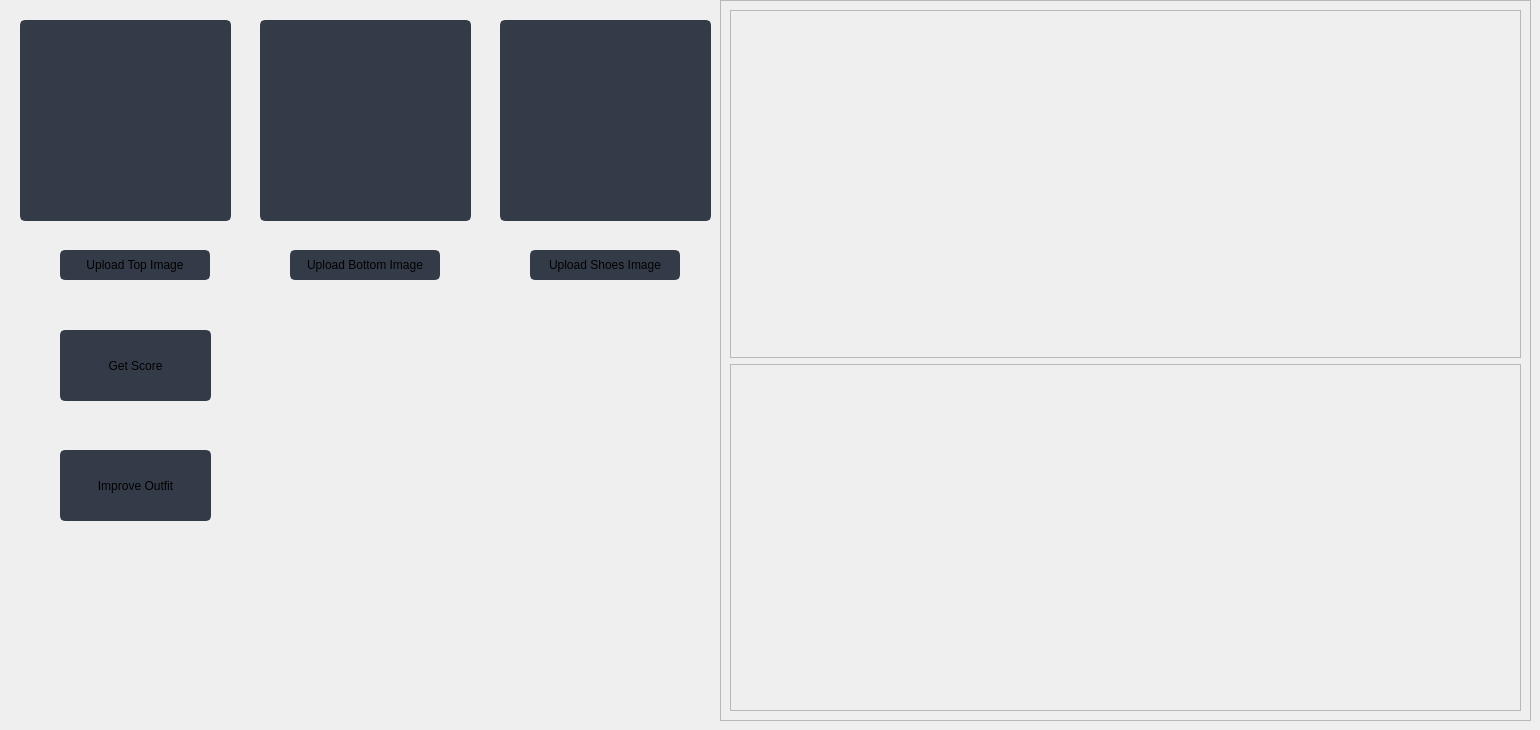
                  <widget class="QWidget" name="page_recommender_get_outfit">
                   <widget class="QPushButton" name="top_recommender_get_outfit_btn">
                    <property name="geometry">
                     <rect>
                      <x>20</x>
                      <y>20</y>
                      <width>211</width>
                      <height>201</height>
                     </rect>
                    </property>
                    <property name="minimumSize">
                     <size>
                      <width>150</width>
                      <height>150</height>
                     </size>
                    </property>
                    <property name="font">
                     <font>
                      <family>Segoe UI</family>
                      <pointsize>9</pointsize>
                     </font>
                    </property>
                    <property name="styleSheet">
                     <string notr="true">QPushButton {
	border: 2px solid rgb(52, 59, 72);
	border-radius: 5px;	
	background-color: rgb(52, 59, 72);
}
QPushButton:hover {
	background-color: rgb(57, 65, 80);
	border: 2px solid rgb(61, 70, 86);
}
QPushButton:pressed {	
	background-color: rgb(35, 40, 49);
	border: 2px solid rgb(43, 50, 61);
}</string>
                    </property>
                    <property name="text">
                     <string/>
                    </property>
                    <property name="iconSize">
                     <size>
                      <width>150</width>
                      <height>150</height>
                     </size>
                    </property>
                   </widget>
                   <widget class="QPushButton" name="bottom_recommender_get_outfit_btn">
                    <property name="geometry">
                     <rect>
                      <x>260</x>
                      <y>20</y>
                      <width>211</width>
                      <height>201</height>
                     </rect>
                    </property>
                    <property name="minimumSize">
                     <size>
                      <width>150</width>
                      <height>150</height>
                     </size>
                    </property>
                    <property name="font">
                     <font>
                      <family>Segoe UI</family>
                      <pointsize>9</pointsize>
                     </font>
                    </property>
                    <property name="styleSheet">
                     <string notr="true">QPushButton {
	border: 2px solid rgb(52, 59, 72);
	border-radius: 5px;	
	background-color: rgb(52, 59, 72);
}
QPushButton:hover {
	background-color: rgb(57, 65, 80);
	border: 2px solid rgb(61, 70, 86);
}
QPushButton:pressed {	
	background-color: rgb(35, 40, 49);
	border: 2px solid rgb(43, 50, 61);
}</string>
                    </property>
                    <property name="text">
                     <string/>
                    </property>
                    <property name="iconSize">
                     <size>
                      <width>150</width>
                      <height>150</height>
                     </size>
                    </property>
                   </widget>
                   <widget class="QPushButton" name="shoes_recommender_get_outfit_btn">
                    <property name="geometry">
                     <rect>
                      <x>500</x>
                      <y>20</y>
                      <width>211</width>
                      <height>201</height>
                     </rect>
                    </property>
                    <property name="minimumSize">
                     <size>
                      <width>150</width>
                      <height>150</height>
                     </size>
                    </property>
                    <property name="font">
                     <font>
                      <family>Segoe UI</family>
                      <pointsize>9</pointsize>
                     </font>
                    </property>
                    <property name="styleSheet">
                     <string notr="true">QPushButton {
	border: 2px solid rgb(52, 59, 72);
	border-radius: 5px;	
	background-color: rgb(52, 59, 72);
}
QPushButton:hover {
	background-color: rgb(57, 65, 80);
	border: 2px solid rgb(61, 70, 86);
}
QPushButton:pressed {	
	background-color: rgb(35, 40, 49);
	border: 2px solid rgb(43, 50, 61);
}</string>
                    </property>
                    <property name="text">
                     <string/>
                    </property>
                    <property name="iconSize">
                     <size>
                      <width>150</width>
                      <height>150</height>
                     </size>
                    </property>
                   </widget>
                   <widget class="QFrame" name="frame_7">
                    <property name="geometry">
                     <rect>
                      <x>720</x>
                      <y>0</y>
                      <width>811</width>
                      <height>721</height>
                     </rect>
                    </property>
                    <property name="frameShape">
                     <enum>QFrame::StyledPanel</enum>
                    </property>
                    <property name="frameShadow">
                     <enum>QFrame::Raised</enum>
                    </property>
                    <layout class="QVBoxLayout" name="verticalLayout_20">
                     <item>
                      <widget class="QFrame" name="frame_21">
                       <property name="frameShape">
                        <enum>QFrame::StyledPanel</enum>
                       </property>
                       <property name="frameShadow">
                        <enum>QFrame::Raised</enum>
                       </property>
                       <layout class="QHBoxLayout" name="horizontalLayout_21">
                        <item>
                         <widget class="QLabel" name="top_recommender_outfit_lbl">
                          <property name="text">
                           <string/>
                          </property>
                         </widget>
                        </item>
                        <item>
                         <widget class="QLabel" name="bottom_recommender_outfit_lbl">
                          <property name="text">
                           <string/>
                          </property>
                         </widget>
                        </item>
                        <item>
                         <widget class="QLabel" name="shoes_recommender_outfit_lbl">
                          <property name="text">
                           <string/>
                          </property>
                         </widget>
                        </item>
                       </layout>
                      </widget>
                     </item>
                     <item>
                      <widget class="QFrame" name="frame_22">
                       <property name="frameShape">
                        <enum>QFrame::StyledPanel</enum>
                       </property>
                       <property name="frameShadow">
                        <enum>QFrame::Raised</enum>
                       </property>
                       <widget class="QFrame" name="frame_23">
                        <property name="geometry">
                         <rect>
                          <x>0</x>
                          <y>0</y>
                          <width>791</width>
                          <height>348</height>
                         </rect>
                        </property>
                        <property name="frameShape">
                         <enum>QFrame::StyledPanel</enum>
                        </property>
                        <property name="frameShadow">
                         <enum>QFrame::Raised</enum>
                        </property>
                        <layout class="QHBoxLayout" name="horizontalLayout_22">
                         <item>
                          <widget class="QLabel" name="top_recommender_improved_outfit_lbl">
                           <property name="text">
                            <string/>
                           </property>
                          </widget>
                         </item>
                         <item>
                          <widget class="QLabel" name="bottom_recommender_improved_outfit_lbl">
                           <property name="text">
                            <string/>
                           </property>
                          </widget>
                         </item>
                         <item>
                          <widget class="QLabel" name="shoes_recommender_improved_outfit_lbl">
                           <property name="text">
                            <string/>
                           </property>
                          </widget>
                         </item>
                        </layout>
                       </widget>
                      </widget>
                     </item>
                    </layout>
                   </widget>
                   <widget class="QPushButton" name="top_recommender_manual_get_outfit_btn">
                    <property name="geometry">
                     <rect>
                      <x>60</x>
                      <y>250</y>
                      <width>150</width>
                      <height>30</height>
                     </rect>
                    </property>
                    <property name="minimumSize">
                     <size>
                      <width>150</width>
                      <height>30</height>
                     </size>
                    </property>
                    <property name="font">
                     <font>
                      <family>Segoe UI</family>
                      <pointsize>9</pointsize>
                     </font>
                    </property>
                    <property name="styleSheet">
                     <string notr="true">QPushButton {
	border: 2px solid rgb(52, 59, 72);
	border-radius: 5px;	
	background-color: rgb(52, 59, 72);
}
QPushButton:hover {
	background-color: rgb(57, 65, 80);
	border: 2px solid rgb(61, 70, 86);
}
QPushButton:pressed {	
	background-color: rgb(35, 40, 49);
	border: 2px solid rgb(43, 50, 61);
}</string>
                    </property>
                    <property name="text">
                     <string>Upload Top Image</string>
                    </property>
                    <property name="icon">
                     <iconset resource="files.qrc">
                      <normaloff>:/16x16/icons/16x16/cil-folder-open.png</normaloff>:/16x16/icons/16x16/cil-folder-open.png</iconset>
                    </property>
                   </widget>
                   <widget class="QPushButton" name="bottom_recommender_manual_get_outfit_btn">
                    <property name="geometry">
                     <rect>
                      <x>290</x>
                      <y>250</y>
                      <width>150</width>
                      <height>30</height>
                     </rect>
                    </property>
                    <property name="minimumSize">
                     <size>
                      <width>150</width>
                      <height>30</height>
                     </size>
                    </property>
                    <property name="font">
                     <font>
                      <family>Segoe UI</family>
                      <pointsize>9</pointsize>
                     </font>
                    </property>
                    <property name="styleSheet">
                     <string notr="true">QPushButton {
	border: 2px solid rgb(52, 59, 72);
	border-radius: 5px;	
	background-color: rgb(52, 59, 72);
}
QPushButton:hover {
	background-color: rgb(57, 65, 80);
	border: 2px solid rgb(61, 70, 86);
}
QPushButton:pressed {	
	background-color: rgb(35, 40, 49);
	border: 2px solid rgb(43, 50, 61);
}</string>
                    </property>
                    <property name="text">
                     <string>Upload Bottom Image</string>
                    </property>
                    <property name="icon">
                     <iconset resource="files.qrc">
                      <normaloff>:/16x16/icons/16x16/cil-folder-open.png</normaloff>:/16x16/icons/16x16/cil-folder-open.png</iconset>
                    </property>
                   </widget>
                   <widget class="QPushButton" name="shoes_recommender_manual_get_outfit_btn">
                    <property name="geometry">
                     <rect>
                      <x>530</x>
                      <y>250</y>
                      <width>150</width>
                      <height>30</height>
                     </rect>
                    </property>
                    <property name="minimumSize">
                     <size>
                      <width>150</width>
                      <height>30</height>
                     </size>
                    </property>
                    <property name="font">
                     <font>
                      <family>Segoe UI</family>
                      <pointsize>9</pointsize>
                     </font>
                    </property>
                    <property name="styleSheet">
                     <string notr="true">QPushButton {
	border: 2px solid rgb(52, 59, 72);
	border-radius: 5px;	
	background-color: rgb(52, 59, 72);
}
QPushButton:hover {
	background-color: rgb(57, 65, 80);
	border: 2px solid rgb(61, 70, 86);
}
QPushButton:pressed {	
	background-color: rgb(35, 40, 49);
	border: 2px solid rgb(43, 50, 61);
}</string>
                    </property>
                    <property name="text">
                     <string>Upload Shoes Image</string>
                    </property>
                    <property name="icon">
                     <iconset resource="files.qrc">
                      <normaloff>:/16x16/icons/16x16/cil-folder-open.png</normaloff>:/16x16/icons/16x16/cil-folder-open.png</iconset>
                    </property>
                   </widget>
                   <widget class="QPushButton" name="get_score_btn">
                    <property name="geometry">
                     <rect>
                      <x>60</x>
                      <y>330</y>
                      <width>151</width>
                      <height>71</height>
                     </rect>
                    </property>
                    <property name="minimumSize">
                     <size>
                      <width>150</width>
                      <height>30</height>
                     </size>
                    </property>
                    <property name="font">
                     <font>
                      <family>Segoe UI</family>
                      <pointsize>9</pointsize>
                     </font>
                    </property>
                    <property name="styleSheet">
                     <string notr="true">QPushButton {
	border: 2px solid rgb(52, 59, 72);
	border-radius: 5px;	
	background-color: rgb(52, 59, 72);
}
QPushButton:hover {
	background-color: rgb(57, 65, 80);
	border: 2px solid rgb(61, 70, 86);
}
QPushButton:pressed {	
	background-color: rgb(35, 40, 49);
	border: 2px solid rgb(43, 50, 61);
}</string>
                    </property>
                    <property name="text">
                     <string>Get Score</string>
                    </property>
                    <property name="icon">
                     <iconset resource="files.qrc">
                      <normaloff>:/16x16/icons/16x16/cil-folder-open.png</normaloff>:/16x16/icons/16x16/cil-folder-open.png</iconset>
                    </property>
                   </widget>
                   <widget class="QLabel" name="recommender_outfit_score_lbl">
                    <property name="geometry">
                     <rect>
                      <x>230</x>
                      <y>330</y>
                      <width>281</width>
                      <height>71</height>
                     </rect>
                    </property>
                    <property name="font">
                     <font>
                      <pointsize>15</pointsize>
                     </font>
                    </property>
                    <property name="text">
                     <string/>
                    </property>
                   </widget>
                   <widget class="QPushButton" name="improve_outfit_btn">
                    <property name="geometry">
                     <rect>
                      <x>60</x>
                      <y>450</y>
                      <width>151</width>
                      <height>71</height>
                     </rect>
                    </property>
                    <property name="minimumSize">
                     <size>
                      <width>150</width>
                      <height>30</height>
                     </size>
                    </property>
                    <property name="font">
                     <font>
                      <family>Segoe UI</family>
                      <pointsize>9</pointsize>
                     </font>
                    </property>
                    <property name="styleSheet">
                     <string notr="true">QPushButton {
	border: 2px solid rgb(52, 59, 72);
	border-radius: 5px;	
	background-color: rgb(52, 59, 72);
}
QPushButton:hover {
	background-color: rgb(57, 65, 80);
	border: 2px solid rgb(61, 70, 86);
}
QPushButton:pressed {	
	background-color: rgb(35, 40, 49);
	border: 2px solid rgb(43, 50, 61);
}</string>
                    </property>
                    <property name="text">
                     <string>Improve Outfit</string>
                    </property>
                    <property name="icon">
                     <iconset resource="files.qrc">
                      <normaloff>:/16x16/icons/16x16/cil-folder-open.png</normaloff>:/16x16/icons/16x16/cil-folder-open.png</iconset>
                    </property>
                   </widget>
                   <widget class="QLabel" name="recommender_improved_outfit_score_lbl">
                    <property name="geometry">
                     <rect>
                      <x>230</x>
                      <y>450</y>
                      <width>281</width>
                      <height>71</height>
                     </rect>
                    </property>
                    <property name="font">
                     <font>
                      <pointsize>15</pointsize>
                     </font>
                    </property>
                    <property name="text">
                     <string/>
                    </property>
                   </widget>
                  </widget>
